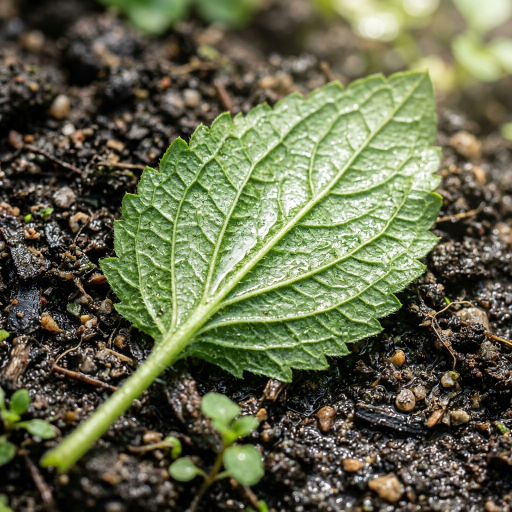
#> input picture data/assets/real_leaf.jpg, 1024 x 1024 px (shown at 1/2 size)
$ python -i stage1_detector.py   (imports and definitions only)
#> lines starting #> are read from the running program, lines starting #| are printed output that depends on the picture; after the words box and inside, x2 and y2 are one past the last pixel; in counts of white or black regions, pixels touching at a corner belong together
### core/vegetation_indices.py
"""Vegetation index calculation module optimized for real-time agricultural vision.

Implements high-speed vectorized index calculations:
- Excess Green Index (ExG): 2g - r - b
- Normalized Green-Red Difference Index (NGRDI): (g - r) / (g + r)
"""

from typing import Tuple
import cv2
import numpy as np


def compute_normalized_rgb(bgr_image: np.ndarray, epsilon: float = 1e-6) -> Tuple[np.ndarray, np.ndarray, np.ndarray]:
    """Compute normalized chromaticity coordinates (r, g, b).

    Args:
        bgr_image: Input image in OpenCV BGR format (H, W, 3) as uint8.
        epsilon: Small constant to avoid zero-division.

    Returns:
        Tuple of (r, g, b) normalized float32 planes.
    """
    b = bgr_image[:, :, 0].astype(np.float32)
    g = bgr_image[:, :, 1].astype(np.float32)
    r = bgr_image[:, :, 2].astype(np.float32)

    total = r + g + b + epsilon
    return r / total, g / total, b / total


def compute_exg(bgr_image: np.ndarray, epsilon: float = 1e-6) -> np.ndarray:
    """Compute normalized Excess Green Index (ExG = 2g - r - b).

    ExG highlights chlorophyll-rich vegetation against soil, plastic,
    and inorganic backgrounds under varied daylight conditions.

    Args:
        bgr_image: BGR image (H, W, 3) uint8.
        epsilon: Numerical stability term.

    Returns:
        ExG 2D float32 array in range approx [-2.0, 2.0].
    """
    r, g, b = compute_normalized_rgb(bgr_image, epsilon=epsilon)
    return (2.0 * g) - r - b


# [14 lines left out: function compute_ngrdi, not called in this run]


def compute_exg_mask(
    bgr_image: np.ndarray,
    threshold: float = 0.05,
    use_otsu: bool = False
) -> np.ndarray:
    """Compute binary vegetation mask using ExG.

    Args:
        bgr_image: BGR image (H, W, 3) uint8.
        threshold: Normalized ExG cutoff (default 0.05).
        use_otsu: If True, uses Otsu's thresholding dynamically.

    Returns:
        Binary mask (H, W) uint8 where 255 represents green vegetation.
    """
    exg = compute_exg(bgr_image)

    if use_otsu:
        # Scale ExG [-1.0, 1.0] to [0, 255] uint8 for Otsu
        clipped = np.clip(exg, -0.5, 1.0)
        norm_uint8 = ((clipped + 0.5) / 1.5 * 255.0).astype(np.uint8)
        _, mask = cv2.threshold(norm_uint8, 0, 255, cv2.THRESH_BINARY + cv2.THRESH_OTSU)
    else:
        mask = np.where(exg > threshold, 255, 0).astype(np.uint8)

    return mask

### core/stage1_detector.py
"""Stage 1: Fast Candidate Detection using OpenCV, HSV, ExG, and Contour Geometry.

Designed for ultra-low latency (<3 ms) execution to screen out non-vegetation background
before triggering costly neural-network inference.
"""

from dataclasses import dataclass
from typing import Any, Dict, List, Optional, Tuple
import time
import cv2
import numpy as np

from core.vegetation_indices import compute_exg_mask


@dataclass
class CandidateROI:
    """Represents a potential leaf region isolated by Stage 1."""
    roi_image: np.ndarray             # Cropped BGR candidate image
    bbox: Tuple[int, int, int, int]   # (x, y, w, h) in processing frame coordinates
    contour: np.ndarray               # Filtered contour points
    area: float                       # Contour area (px)
    aspect_ratio: float               # Width / Height
    solidity: float                   # Area / ConvexHullArea
    extent: float                     # Area / (w * h)


class Stage1CandidateDetector:
    """Stage 1 fast candidate detector combining HSV green thresholding, ExG, and geometry."""

    def __init__(self, config: Optional[Dict[str, Any]] = None):
        """Initialize Stage 1 detector parameters.

        Args:
            config: Optional configuration dictionary. Defaults to standard settings.
        """
        cfg = config or {}
        st1_cfg = cfg.get("stage1_candidate_detector", {})

        # Processing Resolution
        sys_cfg = cfg.get("system", {})
        proc_res = sys_cfg.get("processing_resolution", {})
        self.target_width = proc_res.get("width", 640)
        self.target_height = proc_res.get("height", 480)

        # HSV Thresholds
        hsv_cfg = st1_cfg.get("hsv", {})
        self.h_min = int(hsv_cfg.get("hue_min", 25))
        self.h_max = int(hsv_cfg.get("hue_max", 88))
        self.s_min = int(hsv_cfg.get("sat_min", 35))
        self.s_max = int(hsv_cfg.get("sat_max", 255))
        self.v_min = int(hsv_cfg.get("val_min", 30))
        self.v_max = int(hsv_cfg.get("val_max", 255))

        # Vegetation Index (ExG)
        veg_cfg = st1_cfg.get("vegetation_index", {})
        self.exg_enabled = bool(veg_cfg.get("enabled", True))
        self.exg_threshold = float(veg_cfg.get("exg_threshold", 0.05))
        self.use_otsu = bool(veg_cfg.get("use_otsu", False))

        # Morphology Kernels
        morph_cfg = st1_cfg.get("morphology", {})
        open_k = int(morph_cfg.get("open_kernel_size", 3))
        close_k = int(morph_cfg.get("close_kernel_size", 7))
        self.kernel_open = cv2.getStructuringElement(cv2.MORPH_ELLIPSE, (open_k, open_k))
        self.kernel_close = cv2.getStructuringElement(cv2.MORPH_ELLIPSE, (close_k, close_k))

        # Contour Geometry Filters
        filt_cfg = st1_cfg.get("contour_filters", {})
        self.min_area = float(filt_cfg.get("min_area", 450.0))
        self.max_area = float(filt_cfg.get("max_area", 180000.0))
        self.min_aspect_ratio = float(filt_cfg.get("min_aspect_ratio", 0.18))
        self.max_aspect_ratio = float(filt_cfg.get("max_aspect_ratio", 5.50))
        self.min_solidity = float(filt_cfg.get("min_solidity", 0.40))
        self.min_extent = float(filt_cfg.get("min_extent", 0.15))
        self.margin_pct = float(filt_cfg.get("margin_expansion_pct", 0.08))

    def detect(self, frame: np.ndarray) -> Tuple[List[CandidateROI], np.ndarray, float]:
        """Execute Stage 1 candidate detection on a frame.

        Args:
            frame: Input BGR image from camera or video stream.

        Returns:
            Tuple of:
              - List of CandidateROI objects (empty if no candidates)
              - Final cleaned binary vegetation mask (for visualization)
              - Execution latency in milliseconds
        """
        t0 = time.perf_counter()

        # Step 1: Resize to processing resolution if needed
        h, w = frame.shape[:2]
        if w != self.target_width or h != self.target_height:
            proc_frame = cv2.resize(frame, (self.target_width, self.target_height), interpolation=cv2.INTER_LINEAR)
        else:
            proc_frame = frame

        # Step 2: HSV Green Mask
        hsv = cv2.cvtColor(proc_frame, cv2.COLOR_BGR2HSV)
        lower_green = np.array([self.h_min, self.s_min, self.v_min], dtype=np.uint8)
        upper_green = np.array([self.h_max, self.s_max, self.v_max], dtype=np.uint8)
        mask_hsv = cv2.inRange(hsv, lower_green, upper_green)

        # Fast Rejection: If green pixel count is below minimal leaf area, skip all remaining ops
        if cv2.countNonZero(mask_hsv) < self.min_area:
            latency_ms = (time.perf_counter() - t0) * 1000.0
            return [], mask_hsv, latency_ms

        # Step 3: Excess Green (ExG) Mask
        if self.exg_enabled:
            mask_exg = compute_exg_mask(proc_frame, threshold=self.exg_threshold, use_otsu=self.use_otsu)
            # Step 4: Combine Masks (bitwise AND to retain confident vegetation regions)
            combined_mask = cv2.bitwise_and(mask_hsv, mask_exg)
        else:
            combined_mask = mask_hsv

        # Step 5: Morphological Filtering (Remove salt-and-pepper noise, fill venation gaps)
        if self.kernel_open is not None:
            combined_mask = cv2.morphologyEx(combined_mask, cv2.MORPH_OPEN, self.kernel_open)
        if self.kernel_close is not None:
            combined_mask = cv2.morphologyEx(combined_mask, cv2.MORPH_CLOSE, self.kernel_close)

        # Step 6: Find External Contours
        contours, _ = cv2.findContours(combined_mask, cv2.RETR_EXTERNAL, cv2.CHAIN_APPROX_SIMPLE)

        candidates: List[CandidateROI] = []
        frame_h, frame_w = proc_frame.shape[:2]

        for cnt in contours:
            area = cv2.contourArea(cnt)
            # Filter 1: Area bounds
            if area < self.min_area or area > self.max_area:
                continue

            x, y, w_box, h_box = cv2.boundingRect(cnt)
            if w_box <= 0 or h_box <= 0:
                continue

            # Filter 2: Aspect Ratio
            aspect_ratio = float(w_box) / float(h_box)
            if aspect_ratio < self.min_aspect_ratio or aspect_ratio > self.max_aspect_ratio:
                continue

            # Filter 3: Solidity (Contour Area / Convex Hull Area)
            hull = cv2.convexHull(cnt)
            hull_area = cv2.contourArea(hull)
            solidity = float(area) / hull_area if hull_area > 0 else 0.0
            if solidity < self.min_solidity:
                continue

            # Filter 4: Extent (Contour Area / Bounding Box Area)
            rect_area = float(w_box * h_box)
            extent = float(area) / rect_area if rect_area > 0 else 0.0
            if extent < self.min_extent:
                continue

            # Expand bounding box slightly for CNN context margin
            pad_x = int(w_box * self.margin_pct)
            pad_y = int(h_box * self.margin_pct)
            x1 = max(0, x - pad_x)
            y1 = max(0, y - pad_y)
            x2 = min(frame_w, x + w_box + pad_x)
            y2 = min(frame_h, y + h_box + pad_y)

            crop_w = x2 - x1
            crop_h = y2 - y1
            if crop_w < 10 or crop_h < 10:
                continue

            roi_patch = proc_frame[y1:y2, x1:x2].copy()

            candidates.append(CandidateROI(
                roi_image=roi_patch,
                bbox=(x1, y1, crop_w, crop_h),
                contour=cnt,
                area=area,
                aspect_ratio=aspect_ratio,
                solidity=solidity,
                extent=extent
            ))

        latency_ms = (time.perf_counter() - t0) * 1000.0
        return candidates, combined_mask, latency_ms

>>> import cv2
>>> picture = cv2.imread('../data/assets/real_leaf.jpg')
#> picture is the input picture: shape (1024, 1024, 3); mean B, G, R 75.4, 103.9, 100.2
>>> result = Stage1CandidateDetector().detect(picture)
#> in detect, `proc_frame = cv2.resize(frame, (self.target_width, self.target_height)..`:
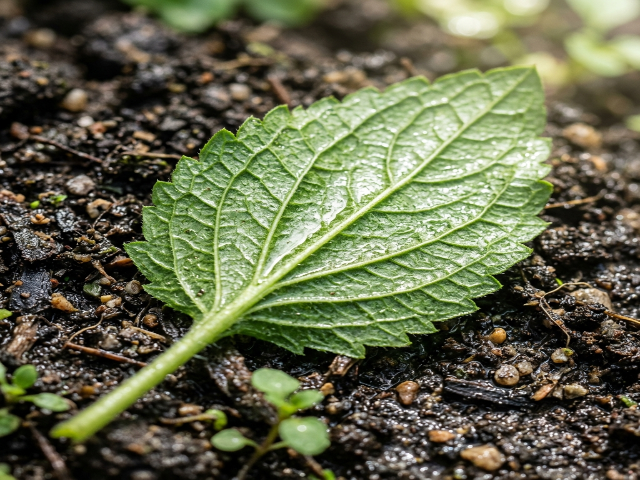
#> proc_frame: shape (480, 640, 3); mean B, G, R 75.2, 103.7, 100.1
#> in detect, `hsv = cv2.cvtColor(proc_frame, cv2.COLOR_BGR2HSV)`: hsv: shape (480, 640, 3); mean H, S, V 32.6, 93, 108.7
#> in detect, `mask_hsv = cv2.inRange(hsv, lower_green, upper_green)`:
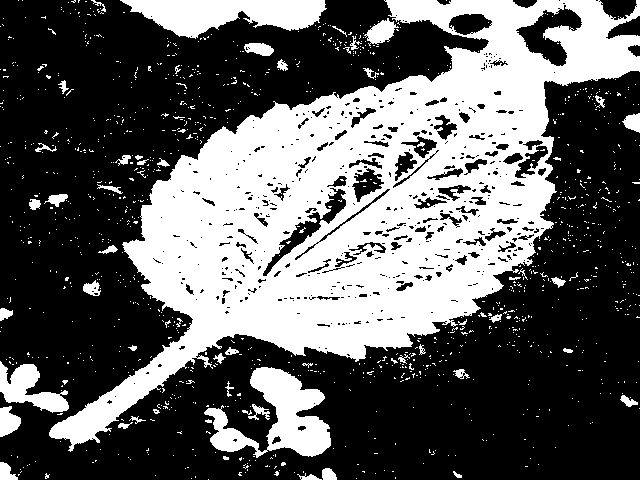
#> mask_hsv: shape (480, 640); 37.7% white; 1175 white regions (1119 under 20 px), largest, box (x1, y1, x2, y2) and area: (49, 0, 640, 452) 96536, (204, 367, 331, 458) 5209, (120, 0, 327, 39) 4952
#> in compute_normalized_rgb, `total = r + g + b + epsilon`:
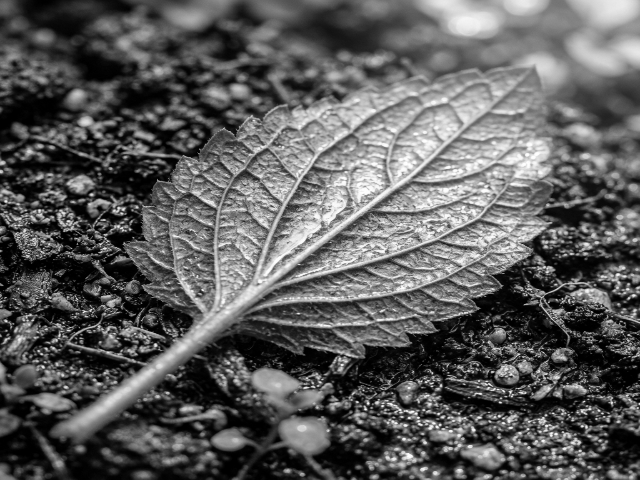
#> total: shape (480, 640) float32; min 1e-06, max 765, mean 279.1; drawn with min black and max white
#> in compute_exg, `r, g, b = compute_normalized_rgb(bgr_image, epsilon=epsilon)`:
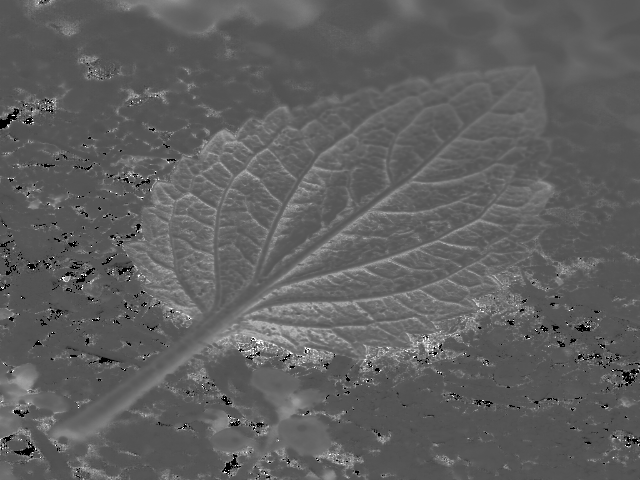
#> g: shape (480, 640) float32; min 0, max 1, mean 0.376
#> in compute_exg, `r, g, b = compute_normalized_rgb(bgr_image, epsilon=epsilon)`:
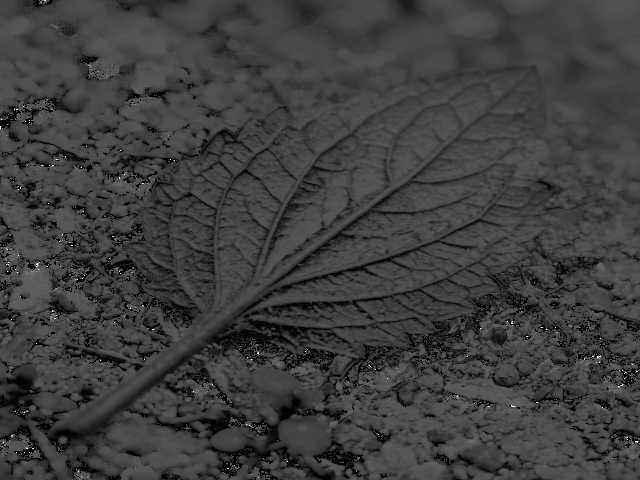
#> b: shape (480, 640) float32; min 0, max 1, mean 0.246
#> in compute_exg_mask, `mask = np.where(exg > threshold, 255, 0).astype(np.uint8)`:
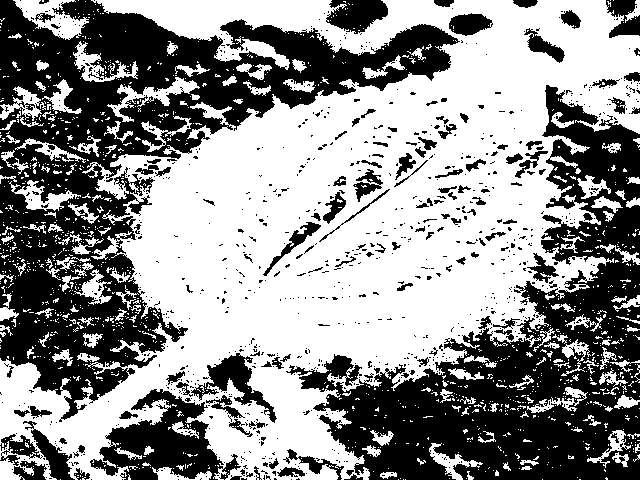
#> mask: shape (480, 640); 56.6% white; 985 black regions (862 under 20 px), largest, box (x1, y1, x2, y2) and area: (0, 0, 460, 422) 59448, (286, 85, 640, 480) 49196, (90, 389, 241, 480) 6324
#> in detect, `combined_mask = cv2.bitwise_and(mask_hsv, mask_exg)`: combined_mask: shape (480, 640); 37.4% white; 1025 white regions (970 under 20 px), largest, box (x1, y1, x2, y2) and area: (49, 0, 640, 452) 96196, (204, 367, 331, 458) 5198, (120, 0, 327, 39) 4952
#> in detect, `combined_mask = cv2.morphologyEx(combined_mask, cv2.MORPH_OPEN, self.k..`: combined_mask: shape (480, 640); 36.2% white; 103 white regions (59 under 20 px), largest, box (x1, y1, x2, y2) and area: (49, 0, 640, 452) 95257, (121, 0, 326, 38) 4906, (250, 367, 331, 457) 4087
#> in detect, `combined_mask = cv2.morphologyEx(combined_mask, cv2.MORPH_CLOSE, self...`:
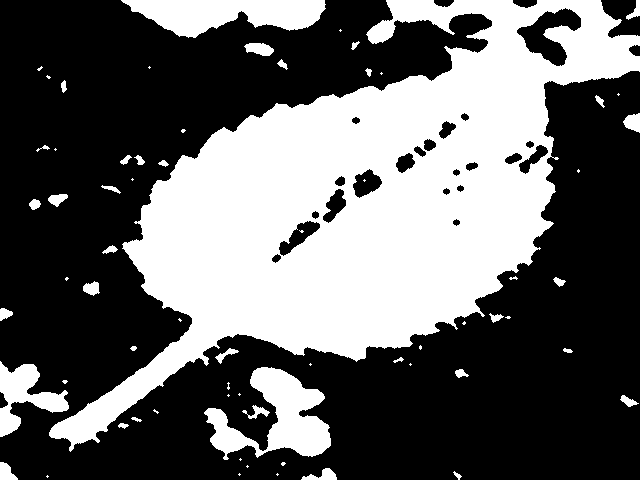
#> combined_mask: shape (480, 640); 38.9% white; 67 white regions (31 under 20 px)
#> in detect, `contours, _ = cv2.findContours(combined_mask, cv2.RETR_EXTERNAL, cv2.C..`: contours = 65 contours, 33 with area under 20; largest, box (x1, y1, x2, y2) and area: (49, 0, 640, 452) 107138, (204, 367, 331, 460) 5172, (121, 0, 326, 38) 4748, (0, 361, 69, 437) 2086, (244, 43, 274, 56) 244
#> the loop in detect, `for cnt in contours:` made 65 passes
#> area on passes 4, 5, 8, 10, 13, 14, 19, 25, 26, 32, 33, 34: 23.5, 184, 184.5, 28.5, 110.5, 89, 60, 22.5, 95, 56, 92.5, 147
#> (area, x, y, w_box, h_box, aspect_ratio, hull_area, solidity) on passes 20, 23: (5172.5, 204, 367, 127, 93, 1.37, 8919, 0.58), (2085.5, 0, 361, 69, 76, 0.908, 3556, 0.586)
#> after the loop in detect, `for cnt in contours:`: candidates = 4 items
